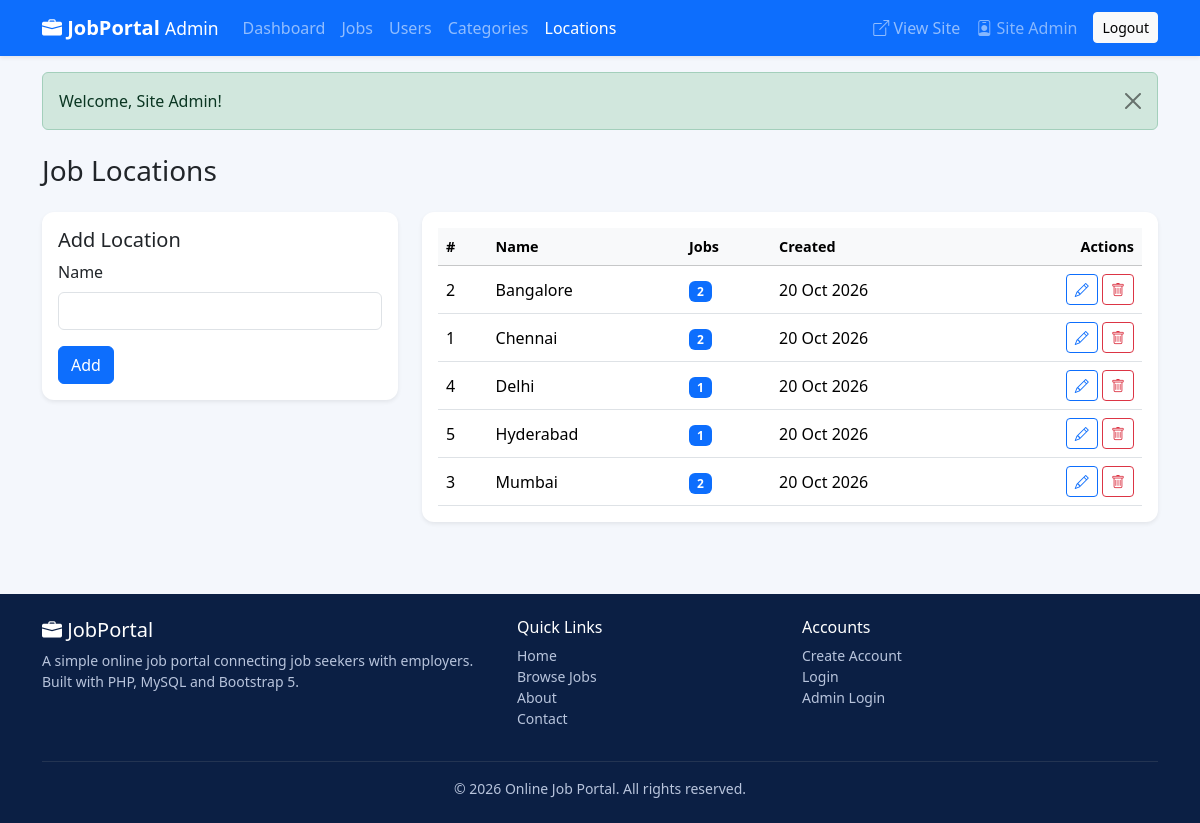
/admin/regions.php (signed in), run on the app's committed database.
### tables this page shows
CREATE TABLE regions (
    id          INT AUTO_INCREMENT PRIMARY KEY,
    name        VARCHAR(100) NOT NULL UNIQUE,
    created_at  TIMESTAMP DEFAULT CURRENT_TIMESTAMP
);

### admin/regions.php (the view, shortened to what this page needs)
<?php
require_once __DIR__ . '/../config/db.php';
$name   = '';
$edit   = null;
$rows = $pdo->query(
    'SELECT c.id, c.name, c.created_at, COUNT(j.id) AS jobs
     FROM regions c LEFT JOIN jobs j ON j.region_id = c.id
     GROUP BY c.id, c.name, c.created_at ORDER BY c.name'
)->fetchAll();
include __DIR__ . '/../includes/header.php';
?>
<div class="container my-4">
    <h1 class="h3 mb-4">Job Locations</h1>
    <div class="row g-4">
        <div class="col-lg-4">
            <div class="card border-0 shadow-sm">
                <div class="card-body">
                    <h5 class="card-title"><?= $edit ? 'Edit Location' : 'Add Location' ?></h5>
                    <form method="post" novalidate>
                        <div class="mb-3">
                            <label class="form-label">Name</label>
                            <input type="text" name="name" class="form-control" maxlength="100" required
                                   value="<?= e($edit ? $edit['name'] : $name) ?>">
                        </div>
                        <button class="btn btn-primary"><?= $edit ? 'Update' : 'Add' ?></button>
                    </form>
                </div>
            </div>
        </div>
        <div class="col-lg-8">
            <div class="card border-0 shadow-sm">
                <div class="card-body">
                    <div class="table-responsive">
                        <table class="table table-hover align-middle mb-0">
                            <thead class="table-light"><tr><th>#</th><th>Name</th><th>Jobs</th><th>Created</th><th class="text-end">Actions</th></tr></thead>
                            <tbody>
                            <?php foreach ($rows as $r): ?>
                                <tr>
                                    <td><?= (int) $r['id'] ?></td>
                                    <td><?= e($r['name']) ?></td>
                                    <td><span class="badge bg-primary"><?= (int) $r['jobs'] ?></span></td>
                                    <td><?= e(date('d M Y', strtotime($r['created_at']))) ?></td>
                                    <td class="text-end text-nowrap">
                                        <a href="?edit=<?= (int) $r['id'] ?>" class="btn btn-sm btn-outline-primary"><i class="bi bi-pencil"></i></a>
                                        <form method="post" class="d-inline"
                                              onsubmit="return confirm('Delete this location? <?= (int) $r['jobs'] ?> job(s) in it will also be deleted.');">
                                            <button class="btn btn-sm btn-outline-danger"><i class="bi bi-trash"></i></button>
                                        </form>
                                    </td>
                                </tr>
                            <?php endforeach; ?>
                            </tbody>
                        </table>
                    </div>
                </div>
            </div>
        </div>
    </div>
</div>
<?php include __DIR__ . '/../includes/footer.php'; ?>

### assets/css/style.css (style rules this page uses)
:root { --jp-blue: #0d6efd; --jp-dark-blue: #0a3d91; --jp-light: #f4f7fc; }
body { background: var(--jp-light); font-family: "Segoe UI", system-ui, -apple-system, Roboto, Arial, sans-serif; }
.card { border-radius: 12px; }
.table th { font-weight: 600; font-size: .9rem; }

### data on the page
regions: id "2", name "Bangalore", jobs "2", created_at "20 Oct 2026"
regions: id "1", name "Chennai", jobs "2", created_at "20 Oct 2026"
regions: id "4", name "Delhi", jobs "1", created_at "20 Oct 2026"
regions: id "5", name "Hyderabad", jobs "1", created_at "20 Oct 2026"
regions: id "3", name "Mumbai", jobs "2", created_at "20 Oct 2026"

### other printed values
$_SESSION['admin_name'] "Site Admin"
$f['message'] "Welcome, Site Admin!"
